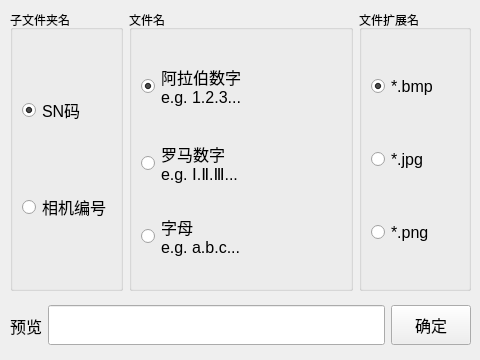
<?xml version="1.0" encoding="UTF-8"?>
<ui version="4.0">
 <class>Form</class>
 <widget class="QWidget" name="Form">
  <property name="windowModality">
   <enum>Qt::NonModal</enum>
  </property>
  <property name="enabled">
   <bool>true</bool>
  </property>
  <property name="geometry">
   <rect>
    <x>0</x>
    <y>0</y>
    <width>480</width>
    <height>360</height>
   </rect>
  </property>
  <property name="windowTitle">
   <string>保存选项</string>
  </property>
  <widget class="QWidget" name="horizontalLayoutWidget">
   <property name="geometry">
    <rect>
     <x>10</x>
     <y>10</y>
     <width>461</width>
     <height>281</height>
    </rect>
   </property>
   <layout class="QHBoxLayout" name="horizontalLayout" stretch="1,2,1">
    <item>
     <widget class="QGroupBox" name="verticalGroupBox">
      <property name="title">
       <string>子文件夹名</string>
      </property>
      <layout class="QVBoxLayout" name="verticalLayout">
       <item>
        <widget class="QRadioButton" name="radioButton_ED_1">
         <property name="minimumSize">
          <size>
           <width>0</width>
           <height>40</height>
          </size>
         </property>
         <property name="font">
          <font>
           <family>Arial</family>
           <pointsize>12</pointsize>
          </font>
         </property>
         <property name="text">
          <string>SN码</string>
         </property>
         <property name="checked">
          <bool>true</bool>
         </property>
         <property name="autoRepeat">
          <bool>false</bool>
         </property>
        </widget>
       </item>
       <item>
        <widget class="QRadioButton" name="radioButton_ED_2">
         <property name="minimumSize">
          <size>
           <width>0</width>
           <height>40</height>
          </size>
         </property>
         <property name="font">
          <font>
           <family>Arial</family>
           <pointsize>12</pointsize>
          </font>
         </property>
         <property name="text">
          <string>相机编号</string>
         </property>
         <property name="checked">
          <bool>false</bool>
         </property>
        </widget>
       </item>
      </layout>
     </widget>
    </item>
    <item>
     <widget class="QGroupBox" name="verticalGroupBox_3">
      <property name="title">
       <string>文件名</string>
      </property>
      <layout class="QVBoxLayout" name="verticalLayout_3">
       <item>
        <widget class="QRadioButton" name="radioButton_EN_1">
         <property name="minimumSize">
          <size>
           <width>0</width>
           <height>40</height>
          </size>
         </property>
         <property name="font">
          <font>
           <family>Arial</family>
           <pointsize>12</pointsize>
          </font>
         </property>
         <property name="text">
          <string>阿拉伯数字
e.g. 1.2.3...</string>
         </property>
         <property name="checked">
          <bool>true</bool>
         </property>
        </widget>
       </item>
       <item>
        <widget class="QRadioButton" name="radioButton_EN_2">
         <property name="minimumSize">
          <size>
           <width>0</width>
           <height>40</height>
          </size>
         </property>
         <property name="font">
          <font>
           <family>Arial</family>
           <pointsize>12</pointsize>
          </font>
         </property>
         <property name="text">
          <string>罗马数字
e.g. Ⅰ.Ⅱ.Ⅲ...</string>
         </property>
        </widget>
       </item>
       <item>
        <widget class="QRadioButton" name="radioButton_EN_3">
         <property name="minimumSize">
          <size>
           <width>0</width>
           <height>40</height>
          </size>
         </property>
         <property name="maximumSize">
          <size>
           <width>16777215</width>
           <height>40</height>
          </size>
         </property>
         <property name="font">
          <font>
           <family>Arial</family>
           <pointsize>12</pointsize>
          </font>
         </property>
         <property name="text">
          <string>字母
e.g. a.b.c...</string>
         </property>
        </widget>
       </item>
      </layout>
     </widget>
    </item>
    <item>
     <widget class="QGroupBox" name="verticalGroupBox_2">
      <property name="title">
       <string>文件扩展名</string>
      </property>
      <layout class="QVBoxLayout" name="verticalLayout_2">
       <item>
        <widget class="QRadioButton" name="radioButton_T_1">
         <property name="minimumSize">
          <size>
           <width>0</width>
           <height>40</height>
          </size>
         </property>
         <property name="maximumSize">
          <size>
           <width>16777215</width>
           <height>40</height>
          </size>
         </property>
         <property name="font">
          <font>
           <family>Arial</family>
           <pointsize>12</pointsize>
          </font>
         </property>
         <property name="text">
          <string>*.bmp</string>
         </property>
         <property name="checked">
          <bool>true</bool>
         </property>
        </widget>
       </item>
       <item>
        <widget class="QRadioButton" name="radioButton_T_2">
         <property name="minimumSize">
          <size>
           <width>0</width>
           <height>40</height>
          </size>
         </property>
         <property name="maximumSize">
          <size>
           <width>16777215</width>
           <height>40</height>
          </size>
         </property>
         <property name="font">
          <font>
           <family>Arial</family>
           <pointsize>12</pointsize>
          </font>
         </property>
         <property name="text">
          <string>*.jpg</string>
         </property>
        </widget>
       </item>
       <item>
        <widget class="QRadioButton" name="radioButton_T_3">
         <property name="minimumSize">
          <size>
           <width>0</width>
           <height>40</height>
          </size>
         </property>
         <property name="font">
          <font>
           <family>Arial</family>
           <pointsize>12</pointsize>
          </font>
         </property>
         <property name="text">
          <string>*.png</string>
         </property>
        </widget>
       </item>
      </layout>
     </widget>
    </item>
   </layout>
  </widget>
  <widget class="QWidget" name="horizontalLayoutWidget_2">
   <property name="geometry">
    <rect>
     <x>10</x>
     <y>300</y>
     <width>461</width>
     <height>51</height>
    </rect>
   </property>
   <layout class="QHBoxLayout" name="horizontalLayout_2">
    <item>
     <widget class="QLabel" name="label">
      <property name="font">
       <font>
        <family>Arial</family>
        <pointsize>12</pointsize>
       </font>
      </property>
      <property name="text">
       <string>预览</string>
      </property>
     </widget>
    </item>
    <item>
     <widget class="QLineEdit" name="lineEdit">
      <property name="minimumSize">
       <size>
        <width>0</width>
        <height>40</height>
       </size>
      </property>
     </widget>
    </item>
    <item>
     <widget class="QPushButton" name="pushButton">
      <property name="minimumSize">
       <size>
        <width>0</width>
        <height>40</height>
       </size>
      </property>
      <property name="font">
       <font>
        <family>Arial</family>
        <pointsize>12</pointsize>
       </font>
      </property>
      <property name="text">
       <string>确定</string>
      </property>
     </widget>
    </item>
   </layout>
  </widget>
 </widget>
 <resources/>
 <connections/>
</ui>
